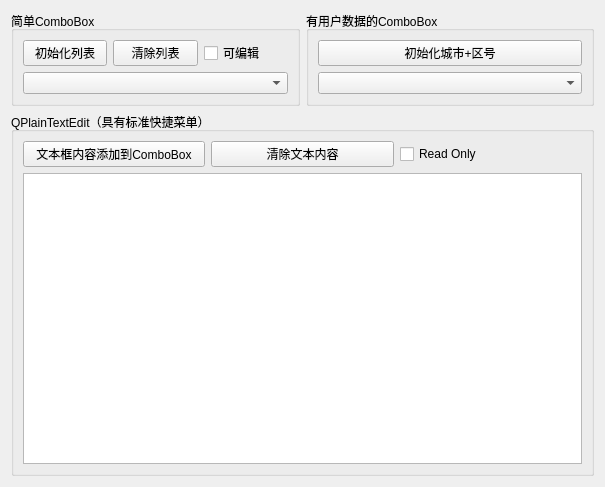
<?xml version="1.0" encoding="UTF-8"?>
<ui version="4.0">
 <class>Widget</class>
 <widget class="QWidget" name="Widget">
  <property name="geometry">
   <rect>
    <x>0</x>
    <y>0</y>
    <width>605</width>
    <height>487</height>
   </rect>
  </property>
  <property name="windowTitle">
   <string>Widget</string>
  </property>
  <layout class="QVBoxLayout" name="verticalLayout">
   <item>
    <layout class="QHBoxLayout" name="horizontalLayout">
     <item>
      <widget class="QGroupBox" name="groupBox_2">
       <property name="title">
        <string>简单ComboBox</string>
       </property>
       <layout class="QGridLayout" name="gridLayout">
        <item row="0" column="0">
         <widget class="QPushButton" name="pushButtonInitList">
          <property name="text">
           <string>初始化列表</string>
          </property>
         </widget>
        </item>
        <item row="0" column="1">
         <widget class="QPushButton" name="pushButtonClearList">
          <property name="text">
           <string>清除列表</string>
          </property>
         </widget>
        </item>
        <item row="0" column="2">
         <widget class="QCheckBox" name="checkBoxEditable">
          <property name="text">
           <string>可编辑</string>
          </property>
         </widget>
        </item>
        <item row="1" column="0" colspan="3">
         <widget class="QComboBox" name="comboBoxSimpleList"/>
        </item>
       </layout>
      </widget>
     </item>
     <item>
      <widget class="QGroupBox" name="groupBox_3">
       <property name="title">
        <string>有用户数据的ComboBox</string>
       </property>
       <layout class="QVBoxLayout" name="verticalLayout_2">
        <item>
         <widget class="QPushButton" name="pushButtonInitCity">
          <property name="text">
           <string>初始化城市+区号</string>
          </property>
         </widget>
        </item>
        <item>
         <widget class="QComboBox" name="comboBoxCityList"/>
        </item>
       </layout>
      </widget>
     </item>
    </layout>
   </item>
   <item>
    <widget class="QGroupBox" name="groupBox">
     <property name="title">
      <string>QPlainTextEdit（具有标准快捷菜单）</string>
     </property>
     <layout class="QVBoxLayout" name="verticalLayout_3">
      <item>
       <layout class="QHBoxLayout" name="horizontalLayout_2">
        <item>
         <widget class="QPushButton" name="pushButtonPutToComboBox">
          <property name="text">
           <string>文本框内容添加到ComboBox</string>
          </property>
         </widget>
        </item>
        <item>
         <widget class="QPushButton" name="pushButtonClearText">
          <property name="text">
           <string>清除文本内容</string>
          </property>
         </widget>
        </item>
        <item>
         <widget class="QCheckBox" name="checkBoxReadOnly">
          <property name="text">
           <string>Read Only</string>
          </property>
         </widget>
        </item>
       </layout>
      </item>
      <item>
       <widget class="QPlainTextEdit" name="plainTextEdit"/>
      </item>
     </layout>
    </widget>
   </item>
  </layout>
 </widget>
 <resources/>
 <connections/>
</ui>
